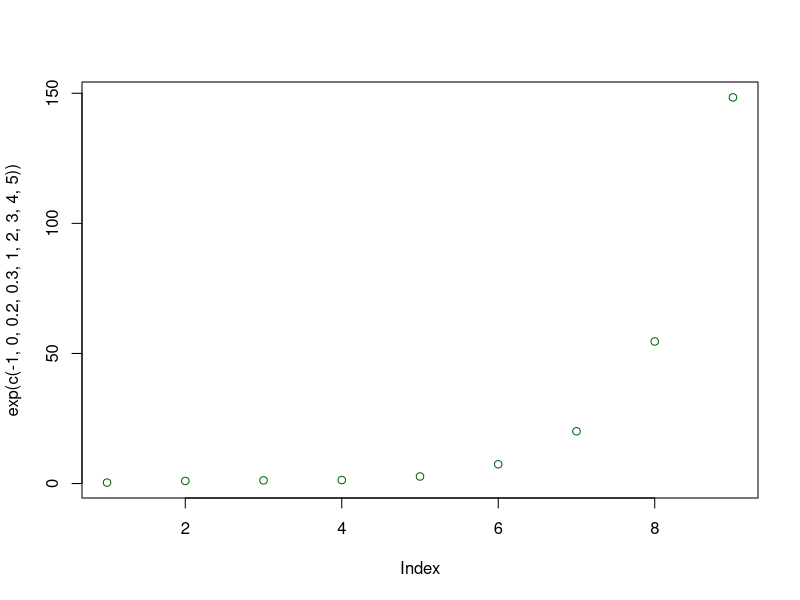
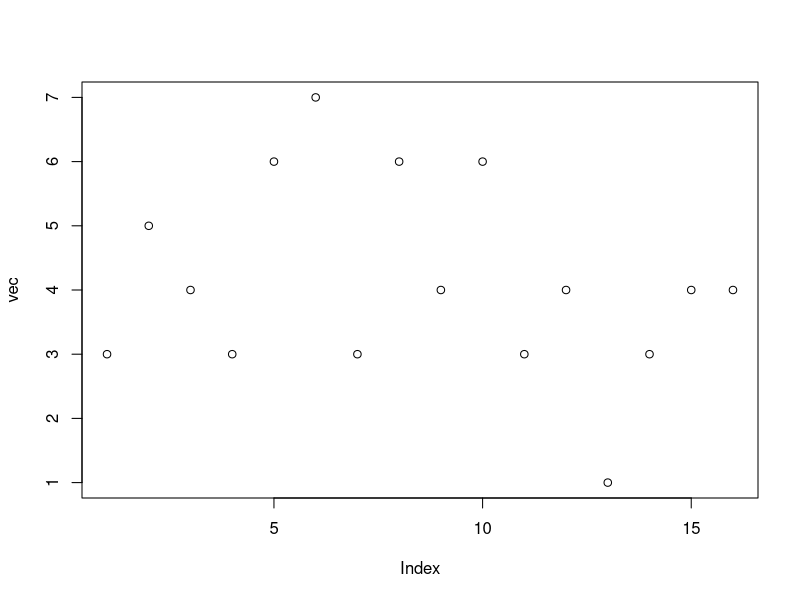
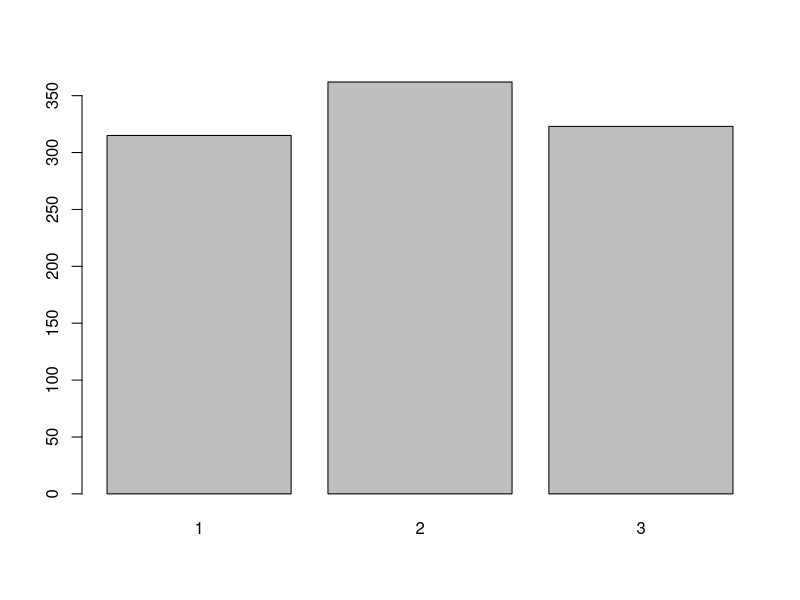
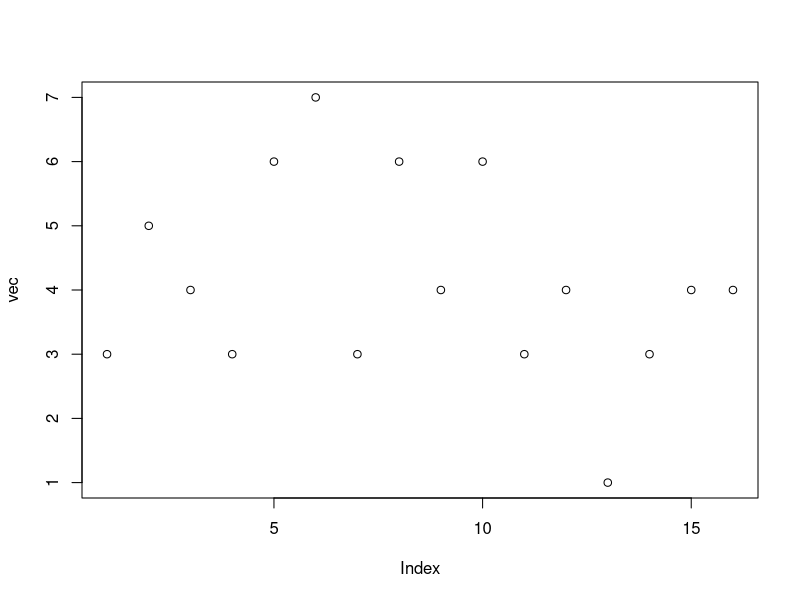

The R source for these figures, in order: (Note: this script raises an error after producing the figures.)
# Script de Verónica Reyes 
# 1 de Enero 2020
# Este script le muestra a mis amigüitos operaciones básicas en R

###############
#sum()
###############
#Sumar una cadena de números
1+2+3+4+5

#Sumar números consecutivos
1:5

sum(1:5)

prod()


###############
#seq()
###############
5:1
1:3.5
4.7:18.3

#from: indica el valor inicial de la sucesión
#to: indica el valor final de la sucesión
#by: indica el espaciado entre los valores
#length: indica la longitud del vector resultante
#along: un objeto cuya longitud se usará para el objeto a construir.

seq(from=1, to=10, by=3)
seq(from=1, to=10, by=2)
seq(1,16,2)
seq(1,16,len=6)

###############
#rep()
###############

rep(13,5)

double(6)

###############
#prod()
###############
prod(1:3)


###############
#prod()
###############
sqrt(9) 
sqrt(c(4,9,16))

###############
#exp() 
###############
exp(6) 

plot(exp(c(-1,0,0.2,0.3,1,2,3,4,5)),col="darkgreen")

###############
#log()
###############
# log() function computes natural logarithms 
# (Ln) for a number or vector. 
# log10 computes common logarithms (Lg).
# log2 computes binary logarithms (Log2). 
#log(x,b) computes logarithms with base b.

log(5) 

log10(5)

log2(5) 

log(5,base=2) 

log(9,base=3) 

###############
#trunc()
###############
x<-c(1.4:15.4)
x

trunc(x)
trunc(125.2395)
trunc(-125.2395)
trunc(c(1.234,2.342,-4.562,5.671,12.345,-14.567))
###############
#prod()
###############
vec <- c(3, 5, 4, 3, 6, 7, 3, 6, 4, 6, 3, 4, 1, 3, 4, 4)
range(vec)
var(vec)
min(vec)
max(vec)
median(vec)
mean(vec)
summary(vec)
plot(vec)

###############
#rev()
###############
vec <- c(3, 5, 4, 3, 6, 7, 3, 6, 4, 6, 3, 4, 1, 3, 4, 4)
rev(vec)

###############
#length()
###############

length(vec)

###############
#ceiling() Entero mayor o igual
###############
x <- 2.5
ceiling(x)

x <- c(3.5, 2.67, 6.2)
ceiling(x)

###############
#floor()
###############
x <- 2.5
floor(x)

x <- c(3.5, 2.67, 6.2)
floor(x)

###############
#sample() Muestras aleatorias
###############
sample(1:13, size=5, replace=FALSE)
barplot(table(sample(1:3, size=1000, replace=TRUE)))

###############
#sort()
###############
x<- c(5,9,1,4)
sort(x, decreasing=FALSE)


###############
#print() imprimir
###############
print("Hello world!")


###############
#ls() Lista de los objetos que est ́an en memoria.
###############
ls()

###############
#rm() Elimina el objeto en memoria
###############
rm(x)

###############
#getwd() Directorio de trabaj
###############
getwd()

###############
#setwd() Cambia el directorio, como setwd(’’C:/data’’)
###############
setwd("/Users/geneticaecologia")

###############
#save() imprimir
###############

plot(vec)
save()

 
###############
#paste() 
###############

###############
#na.omit(x) elimina las observaciones con datos ausentes (NA)
###############

z<- c(3,6,4,8,5,0,NA,6,2,6,3,7,9,NA,5,6,3,8,23)
na.omit(z)

###############
#is.na(x) devuelve TRUE cuando encuentra valor omitido (NA)
###############
z<- c(3,6,4,8,5,0,NA,6,2,6,3,7,9,NA,5,6,3,8,23)
is.na(z)

###############
#read.data() imprimir
###############

read.data("")


